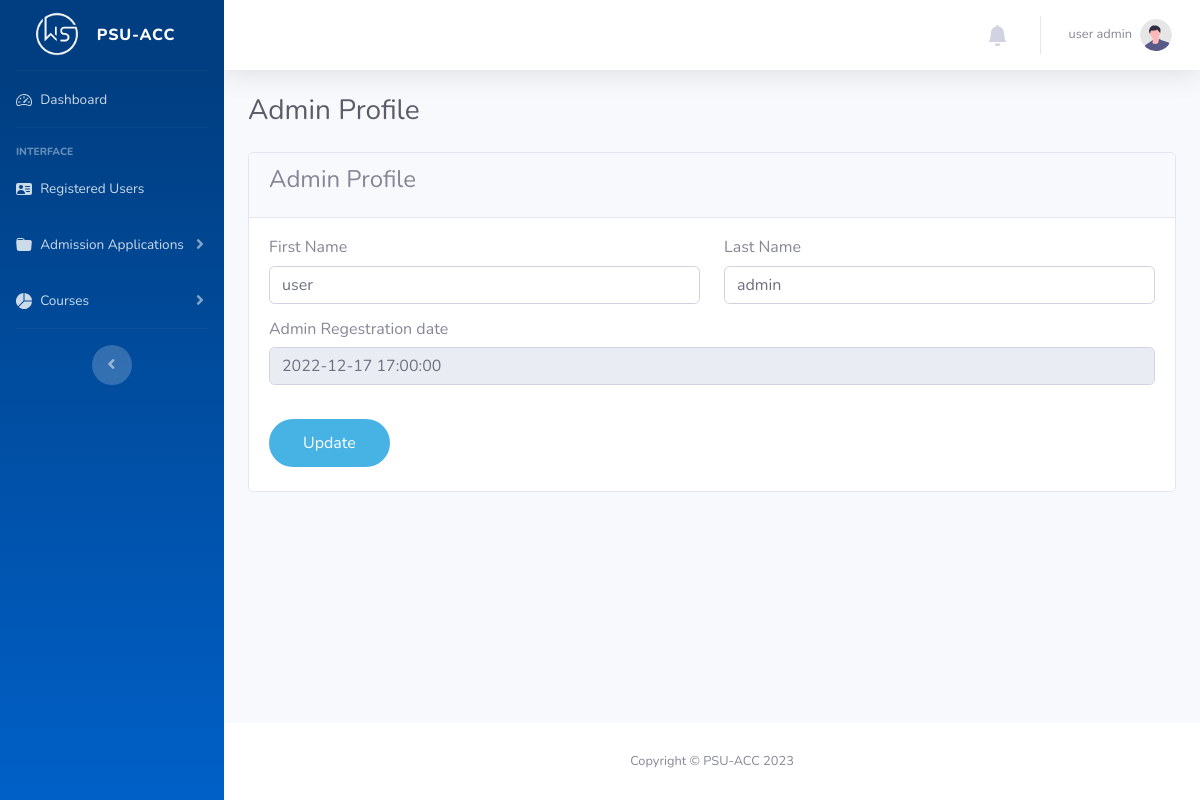
Page /admin/admin-profile.php (signed in) on the committed database.
### tables this page shows
CREATE TABLE `tbluser` (
  `ID` int NOT NULL AUTO_INCREMENT PRIMARY KEY,
  `FirstName` varchar(45) NOT NULL,
  `LastName` varchar(45) NOT NULL,
  `MobileNumber` int(10) NOT NULL,
  `Email` varchar(60) NOT NULL,
  `Password` varchar(60) NOT NULL,
  `Privilege` varchar(20) NOT NULL,
  `CreatedAt` timestamp NULL DEFAULT current_timestamp()
);

### admin/admin-profile.php (the view, shortened to what this page needs)
<?php
include('includes/access.php');
?>
<!DOCTYPE html>
<html lang="en">
<head>
  <link href="../assets/vendor/fontawesome-free/css/all.min.css" rel="stylesheet" type="text/css" />
  <link rel="stylesheet" href="https://cdn.jsdelivr.net/npm/bootstrap@5.2.3/dist/css/bootstrap.min.css" />
  <link href="../assets/css/dashboard-styles-min.css" rel="stylesheet" />
</head>
<body id="page-top">
  <div id="wrapper">
    <?php include_once('includes/sidebar.php'); ?>
    <div id="content-wrapper" class="d-flex flex-column">
      <div id="content">
        <?php include_once('includes/header.php'); ?>
        <div class="container-fluid">
          <div class="d-sm-flex align-items-center justify-content-between mb-4">
            <h1 class="h3 mb-0 text-gray-800">Admin Profile</h1>
          </div>
          <div class="row" style="overflow: auto;">
            <form action="<?php echo htmlspecialchars($_SERVER["PHP_SELF"]); ?>" name="submit" method="post" enctype="multipart/form-data" class="php-email-form">
              <?php
              $adminid = $_SESSION['id'];
              $ret = mysqli_query($conn, "SELECT * FROM tbluser WHERE ID='$adminid' AND Privilege = 'admin'");
              while ($row = mysqli_fetch_array($ret)) {
              ?>
                <section class="formatter" id="formatter">
                  <div class="row">
                    <div class="col-12">
                      <div class="card">
                        <div class="card-header">
                          <h4 class="card-title">Admin Profile</h4>
                        </div>
                        <div class="card-content">
                          <div class="card-body">
                            <div class="row">
                              <div class="col-xl-6 col-lg-12">
                                <fieldset>
                                  <h6>First Name</h6>
                                  <div class="form-group">
                                    <input class="form-control white_bg" id="firstname" name="firstname" value="<?php echo $row['FirstName']; ?>" type="text" required>
                                  </div>
                                </fieldset>
                              </div>
                              <div class="col-xl-6 col-lg-12">
                                <fieldset>
                                  <h6>Last Name </h6>
                                  <div class="form-group">
                                    <input class="form-control white_bg" id="lastname" name="lastname" value="<?php echo $row['LastName']; ?>" type="text" required>
                                  </div>
                                </fieldset>
                              </div>
                            </div>
                            <div class="row">
                              <div class="col-xl-12 col-lg-12">
                                <fieldset>
                                  <h6>Admin Regestration date </h6>
                                  <div class="form-group">
                                    <input class="form-control white_bg" id="createdAt" name="createdAt" value="<?php echo $row['CreatedAt']; ?>" readonly='true' type="text" required>
                                  </div>
                                </fieldset>
                              </div>
                            <?php } ?>
                            <div class="row" style="margin-top: 2%">
                              <div class="col-xl-6 col-lg-12">
                                <button type="submit" name="submit" class="btn btn-info btn-min-width mr-1 mb-1">Update</button>
                              </div>
                            </div>
                            </div>
                          </div>
                        </div>
                      </div>
                    </div>
                </section>
            </form>
          </div>
        </div>
      </div>
      <?php include_once('includes/footer.php'); ?>
    </div>
  </div>
</body>
</html>

### admin/includes/header.php (shortened to what this page needs)
<nav class="navbar navbar-expand navbar-light bg-white topbar mb-4 static-top shadow">
  <ul class="navbar-nav ml-auto">
    <li class="nav-item dropdown no-arrow mx-1">
      <a class="nav-link dropdown-toggle" href="#" id="alertsDropdown" role="button" data-toggle="dropdown" aria-haspopup="true" aria-expanded="false">
        <svg xmlns="http://www.w3.org/2000/svg" width="21" height="21" fill="currentColor" class="bi bi-bell-fill" viewBox="0 0 16 16">
          <path d="M8 16a2 2 0 0 0 2-2H6a2 2 0 0 0 2 2zm.995-14.901a1 1 0 1 0-1.99 0A5.002 5.002 0 0 0 3 6c0 1.098-.5 6-2 7h14c-1.5-1-2-5.902-2-7 0-2.42-1.72-4.44-4.005-4.901z" />
        </svg>
      </a>
    </li>
    <li class="nav-item dropdown no-arrow">
      <a class="nav-link dropdown-toggle" href="#" id="userDropdown" role="button" data-toggle="dropdown" aria-haspopup="true" aria-expanded="false">
        <span class="mr-2 d-none d-lg-inline text-gray-600 small">
          <?php
          $admid = $_SESSION['aid'];
          $ret = mysqli_query($conn, "SELECT FirstName, LastName FROM tbluser WHERE ID='$admid' AND Privilege='admin'");
          $row = mysqli_fetch_array($ret);
          $name = $row['FirstName'] . " " . $row['LastName'];
          ?>
          <?php echo $name; ?>
        </span>
        <img class="img-profile rounded-circle" src="../assets/img/undraw_profile.svg" />
      </a>
    </li>
  </ul>
</nav>

### rows in the picture
tbluser: name "user admin", firstname "user", lastname "admin", createdAt "2022-12-17 17:00:00"
